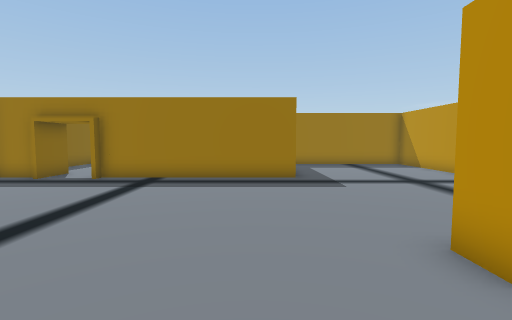
view 1 (above)

16 first-person views from a walk through a Unity game level. The camera is 1.4 m above the floor, tilts 4° down and sees 85° across. The floor is counted in squares, 1 m on a side. Each view is taken from the middle of a square. On the plan, view 1 faces up. The plan holds only what a view shows up to about 14 squares ahead; the rest is blank. The place goes on beyond the plan. Some animated figures are left out. Door leaves are left out, so doorways stand open.

view 2
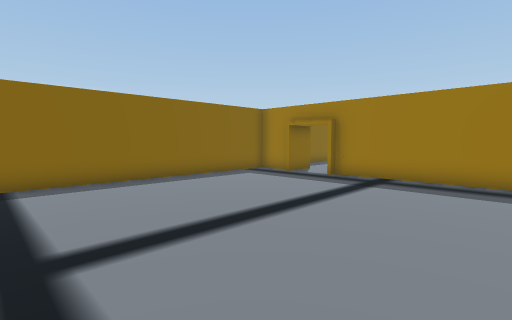

view 3
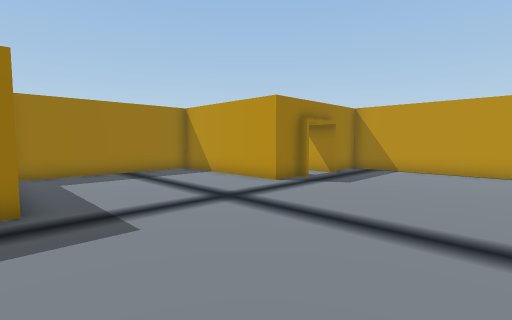

view 4
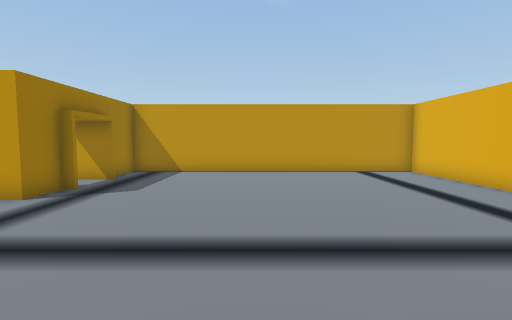

view 5
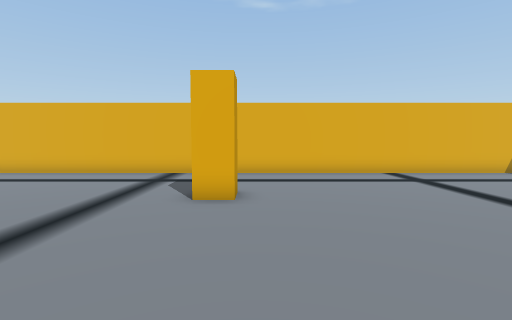

view 6
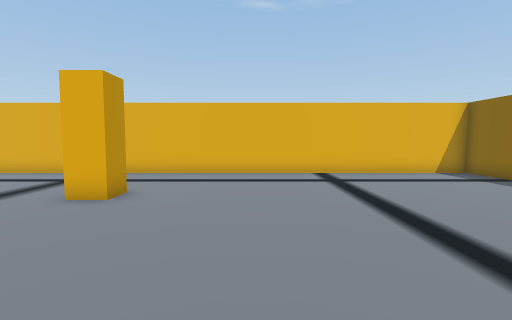

view 7
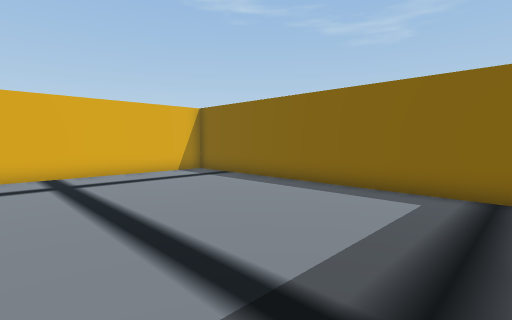

view 8
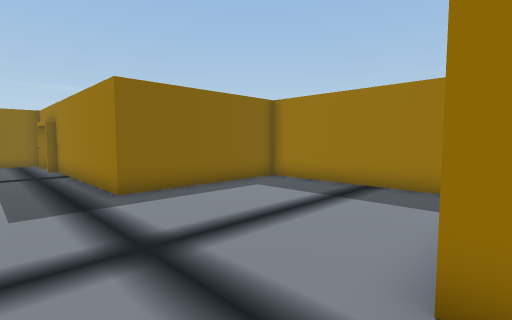

view 9
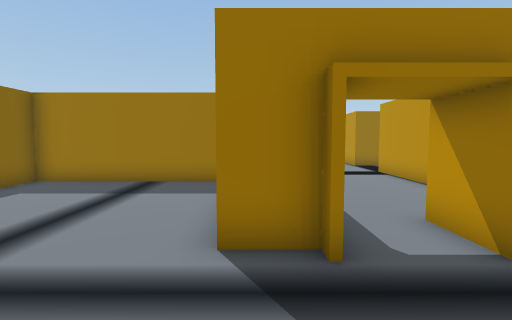

view 10
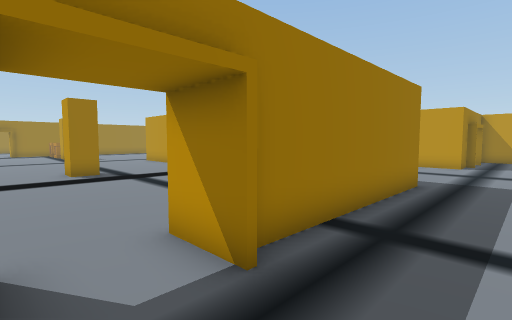

view 11
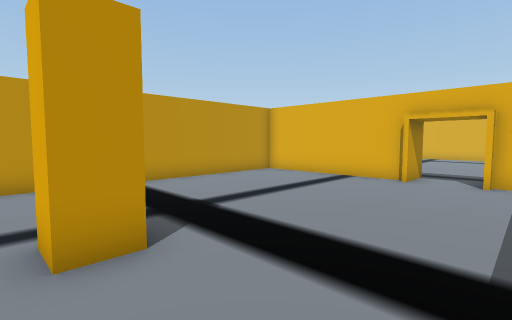

view 12
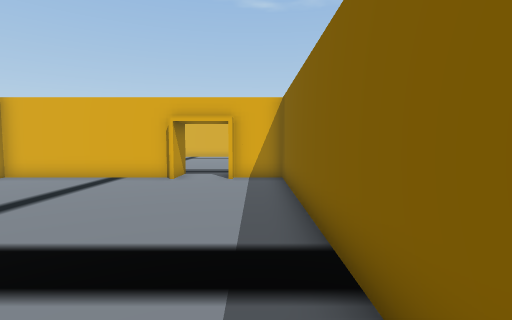

view 13
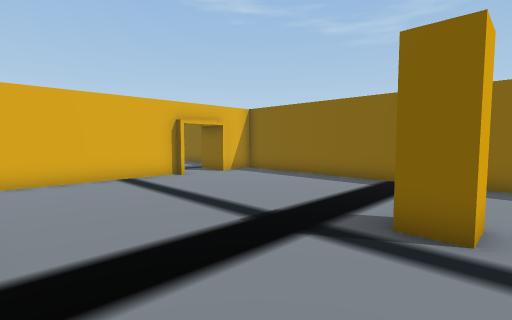

view 14
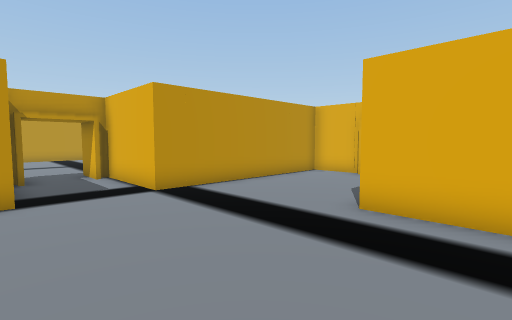

view 15
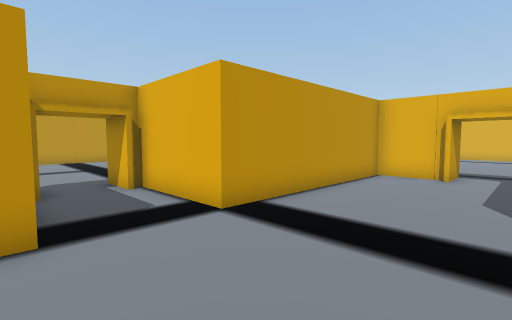

view 16
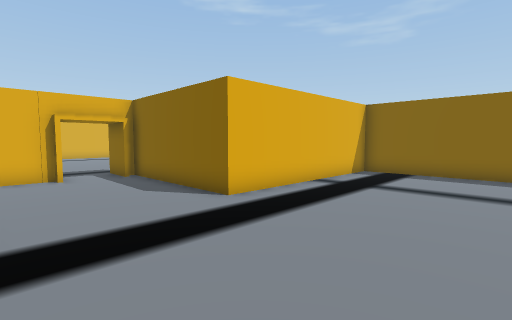

### Floor plan
Points are (right, up) in squares from view 1. A wall is a line through its corners. A room is listed if a view was taken in it or the views show most of it. See-through windows are left out.
Room 1 (views 1, 2, 3, 4, 5, 6, 7, 8, 9, 10)
walls: (9.9, 10.5) (8.5, 10.5) (8.5, 16.5) (1.5, 16.5) (1.5, 10.5) (-5.8, 10.5) (-5.8, 10.1); (10, 11.9) (10, 10.1); (-8.4, 10.5) (-9.7, 10.5); (-8, 11.9) (-8, 10.1); (-10, 10) (-10, -2) (14.5, -2) (14.5, 10.5) (12.8, 10.5)
ways out: open door at (-7, 11) to room 2; open door at (11, 11) to room 3
objects: other object (3, 3)
Room 2 (views 11, 12, 13)
walls: (-10, 21.6) (-10, 11.5) (-8.1, 11.5); (0.5, 20.9) (0.5, 21.6); (-5.9, 11.5) (0.5, 11.5) (0.5, 18); (-6, 10.1) (-6, 11.9)
ways out: open door at (-7, 11) to room 1
objects: other object (-5, 21)
Room 3 (views 14, 15, 16)
walls: (14.5, 22.4) (14.5, 22.9); (12.1, 11.5) (14.5, 11.5) (14.5, 19.5) (18.5, 19.5); (12, 10.1) (12, 11.9); (1.5, 22.5) (1.5, 17.5) (9.5, 17.5) (9.5, 11.5)
ways out: open door at (11, 11) to room 1; open door at (19, 21)

Positions as (right, up) in squares from view 1, and headings:
1: (0, 0), facing up
2: (0, 0), facing up-left
3: (1, 4), facing up-right
4: (2, 5), facing right
5: (2, 10), facing down
6: (-1, 10), facing down
7: (-2, 10), facing down-left
8: (9, 8), facing up-left
9: (9, 7), facing up
10: (-8, 8), facing up-right
11: (-9, 22), facing down-right
12: (-9, 22), facing down
13: (0, 22), facing down-left
14: (7, 23), facing down-right
15: (10, 23), facing down-right
16: (14, 23), facing down-left
